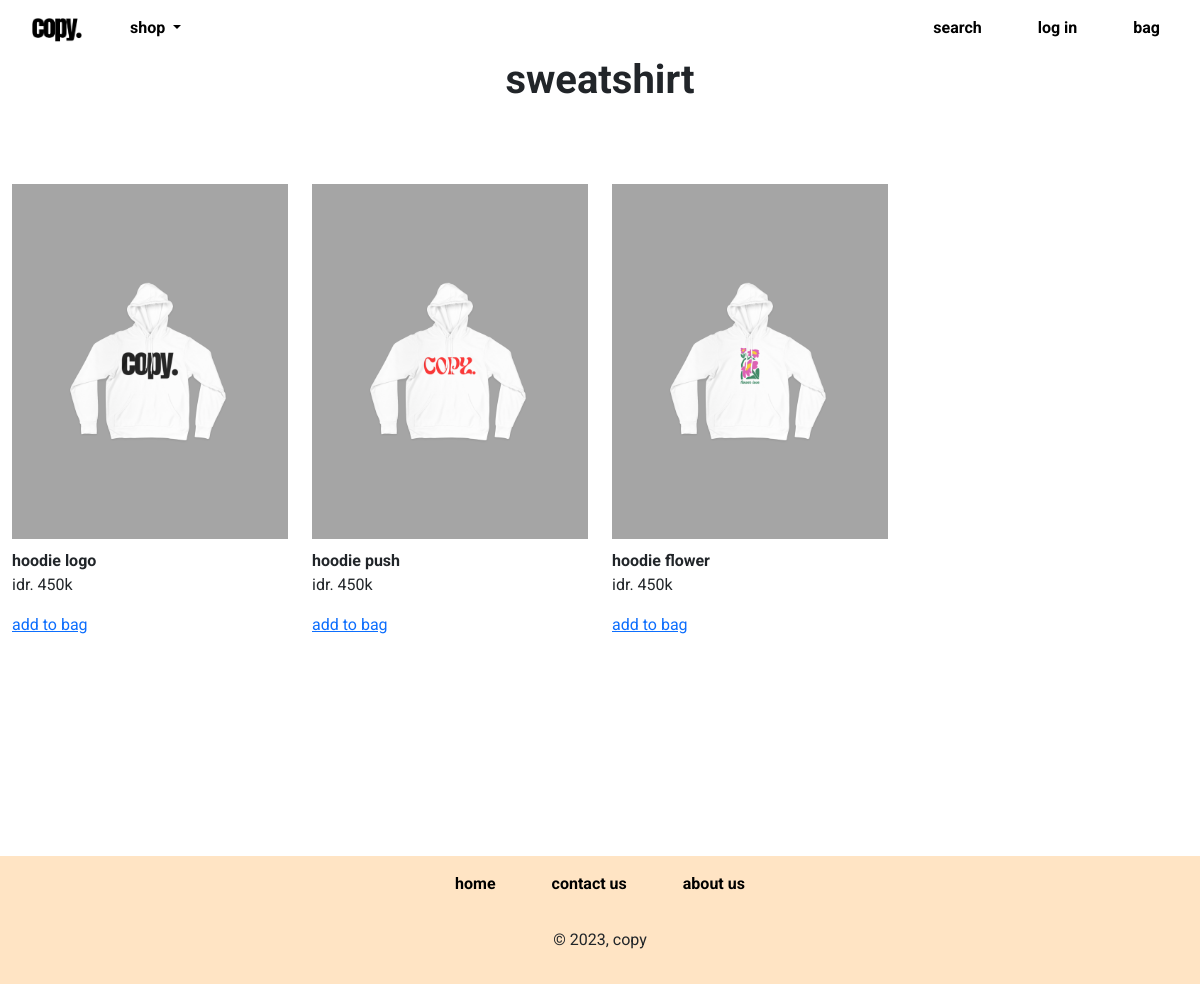
Page /sweatshirt.php on the committed database.
### tables this page shows
CREATE TABLE `produk` (
  `id_produk` int(11) NOT NULL,
  `nama_produk` varchar(100) NOT NULL,
  `harga_produk` int(11) NOT NULL,
  `foto_produk` varchar(100) NOT NULL,
  `deskripsi_produk` text NOT NULL
);

### sweatshirt.php (the view, shortened to what this page needs)
<?php
    $servername = "localhost";
    $username = "root";
    $password = "";
    $database = "uasweb";
    $conn = mysqli_connect($servername, $username, $password, $database);
?>
<!DOCTYPE html>
<html lang="en">
<head>
    <link href="https://cdn.jsdelivr.net/npm/bootstrap@5.3.0/dist/css/bootstrap.min.css" rel="stylesheet">
    <link rel="stylesheet" href="style.css" />
</head>
<body>
    <nav class="navbar navbar-expand-lg fixed-top">
        <div class="container-fluid">
          <a class="navbar-brand" href="home.php"><img src="images/brand/copy.png" alt="" width="50"></a>
          <div class="collapse navbar-collapse" id="navbarSupportedContent">
            <ul class="navbar-nav me-auto mb-2 mb-lg-0">
              <li class="nav-item dropdown">
                <a class="nav-link dropdown-toggle" href="#" role="button" data-bs-toggle="dropdown" aria-expanded="false">
                  shop
                </a>
              </li>
            </ul>
            <ul class="navbar-nav ms-auto mb-2 mb-lg-0">
              <li class="nav-item">
                <a class="nav-link" href="#">search</a>
              </li>
              <li class="nav-item">
                <a class="nav-link" href="login.php">log in</a>
              </li>
              <li class="nav-item">
                <a class="nav-link" href="bag.php">bag</a>
              </li>
            </ul>
          </div>
        </div>
    </nav>
    <div class="container-fluid category">
        <h1 class="text-center mb-4" style="font-weight: bold; margin-top: 56px;" >sweatshirt</h1>
        <div class="row">
        <?php $ambil = $conn->query("SELECT * FROM produk WHERE nama_produk LIKE '%hoodie%';"); ?>
        <?php while($perproduk = $ambil->fetch_assoc()){ ?>
        <div class="col-md-3">
            <div class="thumbnail">
                <a class="product" href="detailTsLogo.html">
                    <img src="images/products/<?php echo $perproduk['foto_produk'];?>" class="card-img-top" alt="...">
                </a>
                <div class="caption">
                    <b class="product-name"><?php echo $perproduk['nama_produk']; ?></b>
                    <p class="price">idr. <?php echo number_format($perproduk['harga_produk']); ?>k</p>
                    <a href="addToBag.php?id=<?php echo $perproduk['id_produk']; ?>" class="addToBag">add to bag</a>
                </div>
            </div>
        </div>
        <?php } ?>
        </div>
    </div>
     <div class="footer">
      <footer class="py-3">
        <ul class="nav justify-content-center pb-3 mb-3">
          <li class="footer-item">
            <a href="home.php" class="footer-link px-2">home</a></li>
          <li class="footer-item">
            <a href="contactUs.php" class="footer-link px-2">contact us</a>
          </li>
          <li class="footer-item">
            <a href="aboutUs.php" class="footer-link px-2">about us</a>
          </li>
        </ul>
        <p class="text-center">© 2023, copy</p>
      </footer>
    </div>
</body>
</html>

### style.css (style rules this page uses)
* { font-family: 'Roboto', sans-serif; }
nav { background-color: white; border-bottom: gray; }
.navbar-brand { margin: 0px 20px; }
.nav-item { margin: 0px 20px; }
.nav-link { color: black; font-weight: bold; }
.thumbnail { padding: 56px 0px; }
.caption { padding-top: 10px; }
.card-img-top { border-radius: 0%; background-color: rgb(165, 165, 165); }
.category { min-height: 100vh; }
footer { background-color: bisque; }
.footer-item { margin: 0px 20px; }
.footer-link { font-weight: bold; color: black; text-decoration: none; }

### rows in the picture
produk: foto_produk (picture), nama_produk "hoodie logo", harga_produk "450"
produk: foto_produk (picture), nama_produk "hoodie push", harga_produk "450"
produk: foto_produk (picture), nama_produk "hoodie flower", harga_produk "450"
